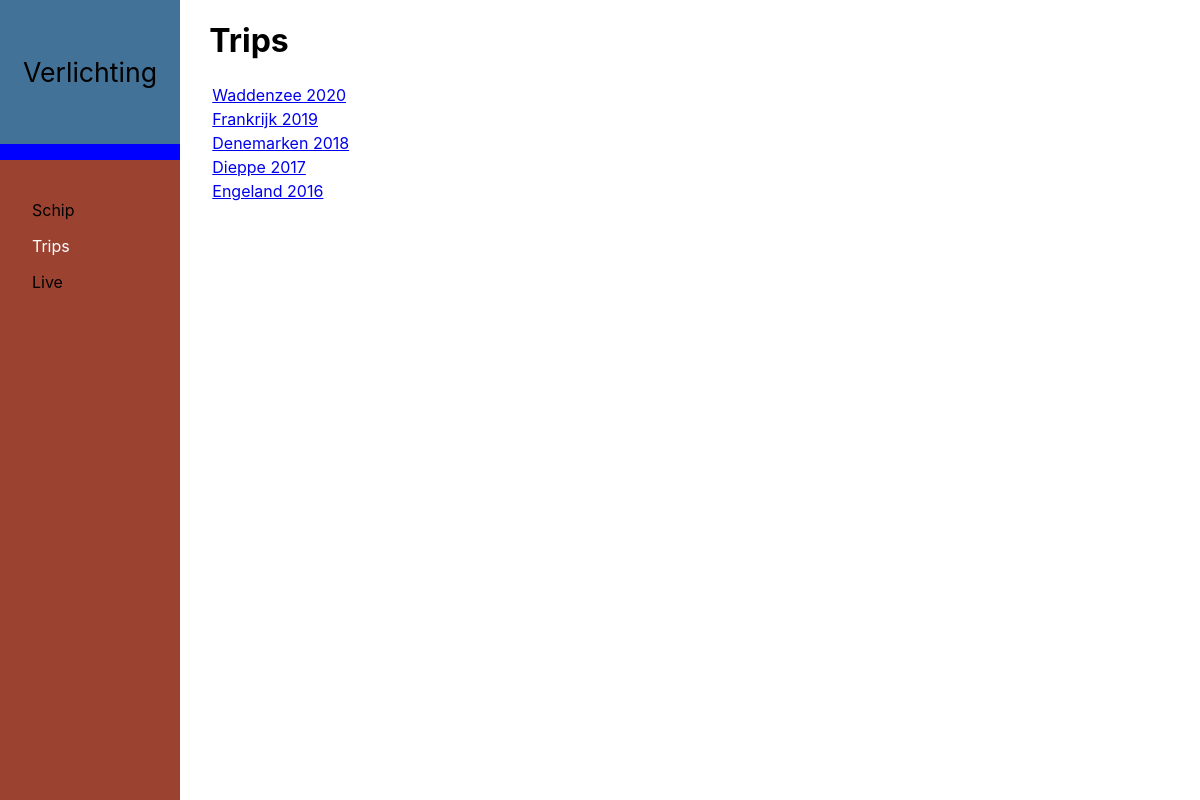
Before: /trips/ with the older database file.
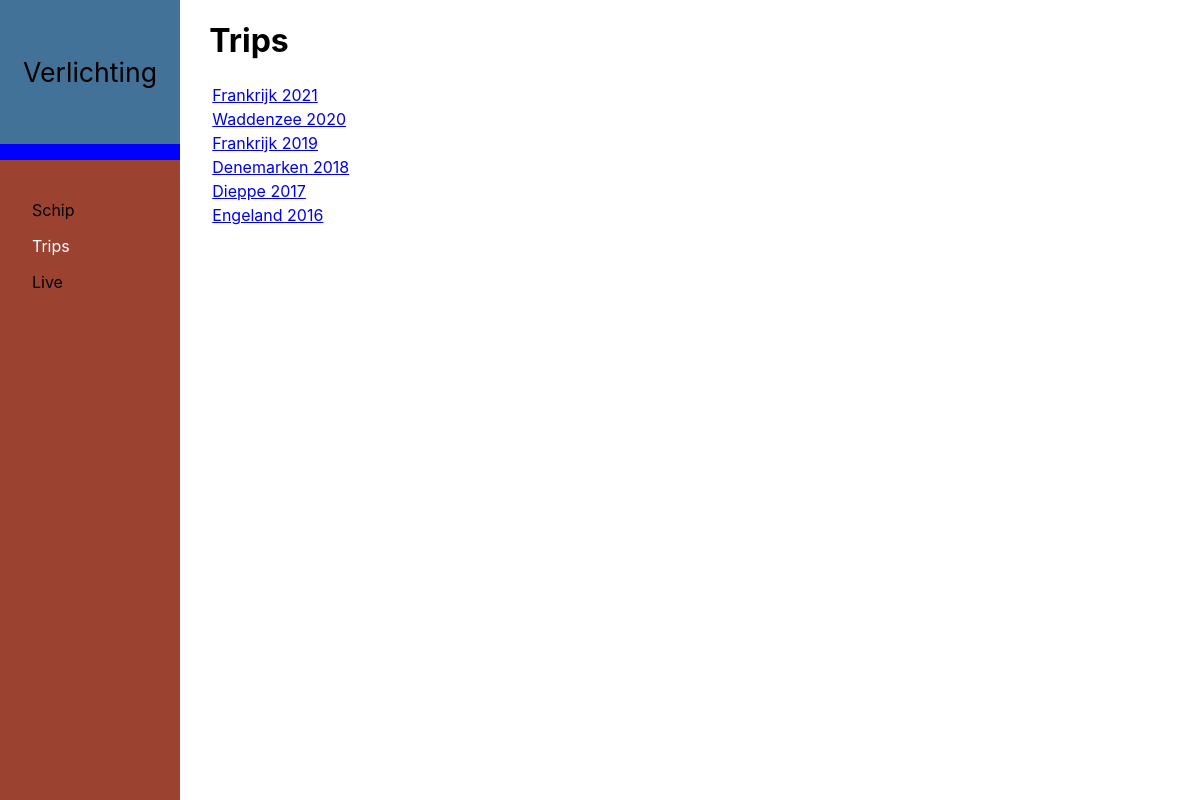
After: the same page with the newer database file.
### tables this page shows
CREATE TABLE "trips" (
	"name"	TEXT NOT NULL UNIQUE,
	"label"	TEXT NOT NULL,
	"coordinates"	BLOB NOT NULL,
	"stops"	BLOB NOT NULL,
	"year"	INTEGER NOT NULL
);

### app.py (the view)
@app.route('/trips/')
def trips():
    return render_template('trips.html', active_page='trips', trips=query_db('SELECT * FROM trips ORDER BY year DESC '))

### app.py (called while the page is built)
def get_db():
    db = getattr(g, '_database', None)
    if db is None:
        db = g._database = sqlite3.connect(DATABASE)
    db.row_factory = sqlite3.Row
    return db

def query_db(query, args=(), one=False):
    cur = get_db().execute(query, args)
    rv = cur.fetchall()
    cur.close()
    return (rv[0] if rv else None) if one else rv

### templates/trips.html
{% extends 'base.html' %}
{% block text %}
<h1>Trips</h1>
	<table>
		<tbody>
			{% for trip in trips %}
			<tr>
				<td><a href="/trips/{{ trip['name'] }}">{{ trip['label'] }}</a></td>
			</tr>
			{% endfor %}
		</tbody>
	</table>
{% endblock %}

Changed rows visible on the page:
added trips: label "Frankrijk 2021"
